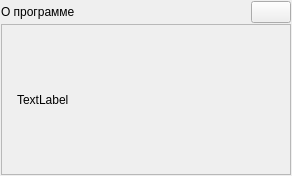
<?xml version="1.0" encoding="UTF-8"?>
<ui version="4.0">
 <class>info_about_app_win</class>
 <widget class="QWidget" name="info_about_app_win">
  <property name="geometry">
   <rect>
    <x>0</x>
    <y>0</y>
    <width>292</width>
    <height>176</height>
   </rect>
  </property>
  <property name="windowTitle">
   <string>Form</string>
  </property>
  <layout class="QVBoxLayout" name="verticalLayout" stretch="0,1">
   <property name="spacing">
    <number>1</number>
   </property>
   <property name="leftMargin">
    <number>1</number>
   </property>
   <property name="topMargin">
    <number>1</number>
   </property>
   <property name="rightMargin">
    <number>1</number>
   </property>
   <property name="bottomMargin">
    <number>1</number>
   </property>
   <item>
    <layout class="QHBoxLayout" name="horizontalLayout" stretch="0,1,0">
     <item>
      <widget class="QLabel" name="label_title_dialog">
       <property name="text">
        <string>О программе</string>
       </property>
      </widget>
     </item>
     <item>
      <spacer name="horizontalSpacer">
       <property name="orientation">
        <enum>Qt::Horizontal</enum>
       </property>
       <property name="sizeHint" stdset="0">
        <size>
         <width>40</width>
         <height>20</height>
        </size>
       </property>
      </spacer>
     </item>
     <item>
      <widget class="QPushButton" name="pushButton_close">
       <property name="toolTip">
        <string>Скрыть</string>
       </property>
       <property name="text">
        <string/>
       </property>
      </widget>
     </item>
    </layout>
   </item>
   <item>
    <widget class="QFrame" name="frame">
     <property name="frameShape">
      <enum>QFrame::StyledPanel</enum>
     </property>
     <property name="frameShadow">
      <enum>QFrame::Raised</enum>
     </property>
     <layout class="QGridLayout" name="gridLayout">
      <item row="0" column="0">
       <layout class="QHBoxLayout" name="horizontalLayout_2" stretch="0,1">
        <item>
         <widget class="QLabel" name="label">
          <property name="text">
           <string>&lt;html&gt;&lt;head/&gt;&lt;body&gt;&lt;p&gt;&lt;img width = 100 height = 100 src=&quot;:/images/red_bug.ico&quot;/&gt;&lt;/p&gt;&lt;/body&gt;&lt;/html&gt;</string>
          </property>
         </widget>
        </item>
        <item>
         <widget class="QLabel" name="label_text">
          <property name="text">
           <string>TextLabel</string>
          </property>
         </widget>
        </item>
       </layout>
      </item>
     </layout>
    </widget>
   </item>
  </layout>
 </widget>
 <resources/>
 <connections/>
</ui>
